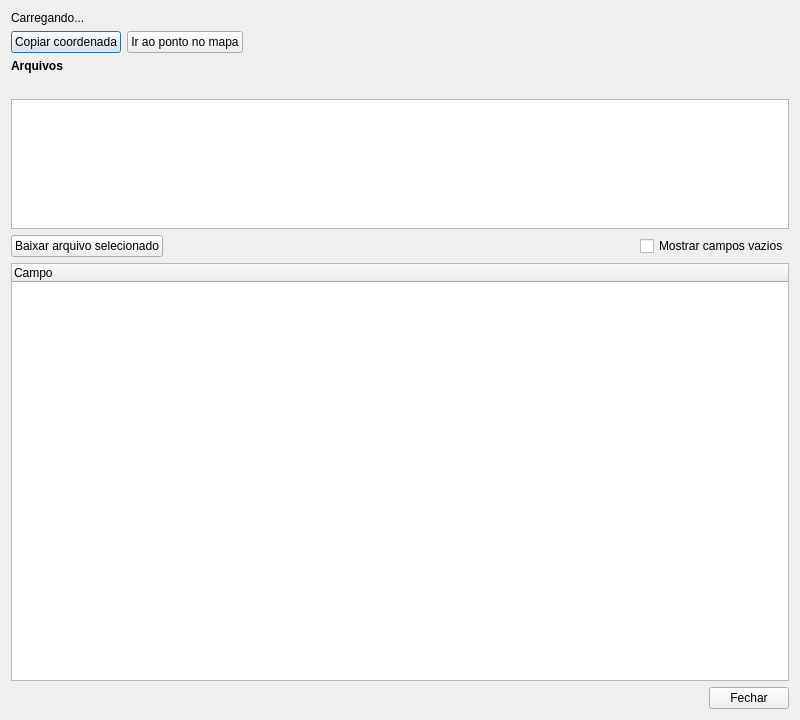
<?xml version="1.0" encoding="UTF-8"?>
<!-- Path: gui\ponto_controle\ponto_ficha_dialog.ui -->
<ui version="4.0">
 <class>PontoFichaDialog</class>
 <widget class="QDialog" name="PontoFichaDialog">
  <property name="geometry">
   <rect>
    <x>0</x>
    <y>0</y>
    <width>800</width>
    <height>720</height>
   </rect>
  </property>
  <property name="windowTitle">
   <string>Ponto de controle</string>
  </property>
  <layout class="QVBoxLayout" name="verticalLayout">
   <item>
    <widget class="QLabel" name="resumoLabel">
     <property name="text">
      <string>Carregando...</string>
     </property>
     <property name="textFormat">
      <enum>Qt::RichText</enum>
     </property>
     <property name="wordWrap">
      <bool>true</bool>
     </property>
     <property name="textInteractionFlags">
      <set>Qt::TextSelectableByMouse</set>
     </property>
    </widget>
   </item>
   <item>
    <layout class="QHBoxLayout" name="acoesLayout">
     <item>
      <widget class="QPushButton" name="copiarButton">
       <property name="text">
        <string>Copiar coordenada</string>
       </property>
       <property name="toolTip">
        <string>Copia o par cru, com todas as casas decimais e ponto decimal, para colar noutro programa.</string>
       </property>
      </widget>
     </item>
     <item>
      <widget class="QPushButton" name="irAoPontoButton">
       <property name="text">
        <string>Ir ao ponto no mapa</string>
       </property>
      </widget>
     </item>
     <item>
      <spacer name="horizontalSpacer">
       <property name="orientation">
        <enum>Qt::Horizontal</enum>
       </property>
       <property name="sizeHint" stdset="0">
        <size>
         <width>40</width>
         <height>20</height>
        </size>
       </property>
      </spacer>
     </item>
    </layout>
   </item>
   <item>
    <widget class="QLabel" name="arquivosTitulo">
     <property name="text">
      <string>&lt;b&gt;Arquivos&lt;/b&gt;</string>
     </property>
     <property name="textFormat">
      <enum>Qt::RichText</enum>
     </property>
    </widget>
   </item>
   <item>
    <widget class="QLabel" name="arquivosLabel">
     <property name="text">
      <string/>
     </property>
     <property name="wordWrap">
      <bool>true</bool>
     </property>
    </widget>
   </item>
   <item>
    <widget class="QTableWidget" name="arquivosTable">
     <property name="maximumSize">
      <size>
       <width>16777215</width>
       <height>130</height>
      </size>
     </property>
    </widget>
   </item>
   <item>
    <layout class="QHBoxLayout" name="arquivoAcoesLayout">
     <item>
      <widget class="QPushButton" name="baixarButton">
       <property name="text">
        <string>Baixar arquivo selecionado</string>
       </property>
      </widget>
     </item>
     <item>
      <spacer name="horizontalSpacer2">
       <property name="orientation">
        <enum>Qt::Horizontal</enum>
       </property>
       <property name="sizeHint" stdset="0">
        <size>
         <width>40</width>
         <height>20</height>
        </size>
       </property>
      </spacer>
     </item>
     <item>
      <widget class="QCheckBox" name="vaziosCheckBox">
       <property name="text">
        <string>Mostrar campos vazios</string>
       </property>
       <property name="toolTip">
        <string>A medição preenche um subconjunto dos campos, que muda por método. Ligue para conferir o que falta preencher.</string>
       </property>
      </widget>
     </item>
    </layout>
   </item>
   <item>
    <widget class="QTreeWidget" name="detalheTree">
     <property name="alternatingRowColors">
      <bool>true</bool>
     </property>
     <column>
      <property name="text">
       <string>Campo</string>
      </property>
     </column>
    </widget>
   </item>
   <item>
    <layout class="QHBoxLayout" name="rodapeLayout">
     <item>
      <spacer name="horizontalSpacer3">
       <property name="orientation">
        <enum>Qt::Horizontal</enum>
       </property>
       <property name="sizeHint" stdset="0">
        <size>
         <width>40</width>
         <height>20</height>
        </size>
       </property>
      </spacer>
     </item>
     <item>
      <widget class="QPushButton" name="fecharButton">
       <property name="text">
        <string>Fechar</string>
       </property>
      </widget>
     </item>
    </layout>
   </item>
  </layout>
 </widget>
 <resources/>
 <connections/>
</ui>
